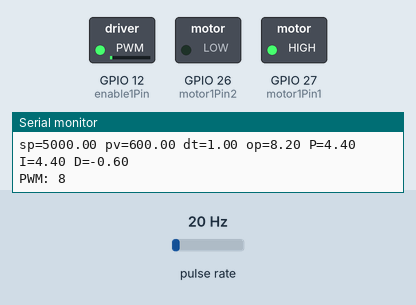
Simulated run of this sketch. Board: ESP32. Shown: switched loads named in the sketch (green lamp = pin HIGH), the last lines printed to the serial monitor. Wiring (inferred from the names in the program): pulse sensor: data GPIO 13. The inputs (shaded band) are chosen by the test bench; at power-on: pulse rate 20 Hz.

Above: at 1.2 s.
1.3 s: pulse rate (sensor on GPIO 13) set to 4 Hz
4.3 s: pulse rate (sensor on GPIO 13) set to 50 Hz
At 16.7 s:
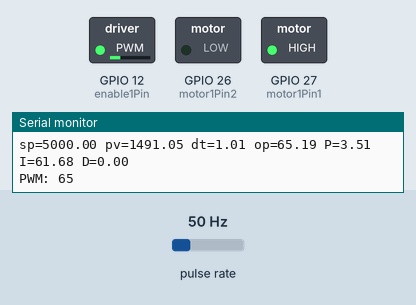
Timing chart, 0 to 18.5 s (numbered marks = the images above; inputs shaded):
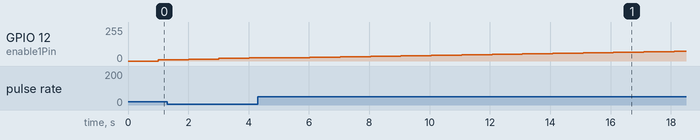

The sketch:

pid_arduino.ino
```cpp
/*
  iMCLab Internet-Based Motor Control Lab
  Kit internet-Based Motor Control Lab (iMCLab), adalah modul
  hardware kendali motor DC umpan balik dengan mikrokontroller
  ESP32, yang terdiri dari motor DC, driver motor, LED, dan
  sensor kecepatan. Kit ini dikembangkan oleh Kampus Bela
  Negara. Keluaran kecepatan motor DC dalam rotasi per menit
  (rpm) disesuaikan untuk mempertahankan setpoint rpm yang
  diinginkan. Kit ini dikembangkan oleh tim kami, sebagai
  salah satu luaran tambahan dari Penelitian Terapan Unggulan
  Perguruan Tinggi (PTUPT) Tahun Kedua.
*/

// constants
const int baud = 115200;       // serial baud rate

int motor1Pin1 = 27;
int motor1Pin2 = 26;
int enable1Pin = 12;

// Setting PWM properties
const int freq = 30000;
const int pwmChannel = 1;
const int resolution = 8;

const byte pin_rpm = 13;
volatile unsigned long rev = 0;        // Changed to unsigned long
unsigned long last_rev_count = 0;      // Track last revolution count
unsigned long last_rpm_time = 0;       // Track last RPM calculation time

float rpm = 0;                         // Current RPM value
float rpm_filtered = 0;                // Filtered RPM value

unsigned long cur_time, old_time;

//float P, I, D, Kc, tauI, tauD;
// ===============================================
// PARAMETER PID AWAL UNTUK TUNING
// ===============================================
float P, I, D;
float Kc = 0.001;  // MULAI DENGAN GAIN YANG SANGAT KECIL
//float tauI = 9999.0; // Nilai besar untuk mematikan Integral
//float tauD = 0.0;    // Nilai 0 untuk mematikan Derivatif
float tauI = 1; // Nilai besar untuk mematikan Integral
float tauD = 1;    // Nilai 0 untuk mematikan Derivatif
// ===============================================

float KP, KI, KD, op0, ophi, oplo, error, dpv;
float sp = 5000,                        // set point
      pv = 0,                          // current RPM
      pv_last = 0,                     // prior RPM
      ierr = 0,                        // integral error
      dt = 0;                          // time between measurements
int op = 0;                            // PID controller output (changed to int for PWM)
unsigned long ts = 0, new_ts = 0;      // timestamp

void IRAM_ATTR isr() {
  rev++;
}

void setup() {
  ts = millis();

  Serial.begin(baud);
  while (!Serial) {
    ; // wait for serial port to connect.
  }

  // sets the pins
  pinMode(motor1Pin1, OUTPUT);
  pinMode(motor1Pin2, OUTPUT);
  pinMode(enable1Pin, OUTPUT);
  pinMode(pin_rpm, INPUT_PULLUP);

  attachInterrupt(digitalPinToInterrupt(pin_rpm), isr, RISING);

  // configure LED PWM functionalitites
  ledcSetup(pwmChannel, freq, resolution);

  // attach the channel to the GPIO to be controlled
  ledcAttachPin(enable1Pin, pwmChannel);

  // Initialize motor direction
  digitalWrite(motor1Pin1, HIGH);
  digitalWrite(motor1Pin2, LOW);

  // testing
  Serial.println("Testing DC Motor...");
  last_rpm_time = millis();
}

void calculateRPM() {
  unsigned long current_time = millis();
  unsigned long time_elapsed = current_time - last_rpm_time;

  if (time_elapsed >= 1000) { // Calculate RPM every second
    noInterrupts(); // Disable interrupts briefly for safe reading
    unsigned long current_rev = rev;
    interrupts(); // Re-enable interrupts

    // Calculate RPM
    int holes = 2; // holes of rotating object
    float rotations = (float)(current_rev - last_rev_count) / holes;
    rpm = (rotations * 60000.0) / time_elapsed; // Convert to RPM

    // Simple low-pass filter for RPM
    rpm_filtered = 0.7 * rpm_filtered + 0.3 * rpm;

    last_rev_count = current_rev;
    last_rpm_time = current_time;

    // Print RPM information
    Serial.print("Time: ");
    Serial.print(time_elapsed);
    Serial.print("ms, Pulses: ");
    Serial.print(current_rev - last_rev_count);
    Serial.print(", RPM: ");
    Serial.print(rpm);
    Serial.print(", Filtered RPM: ");
    Serial.println(rpm_filtered);
  }
}

float pid(float sp, float pv, float pv_last, float& ierr, float dt) {
//  float Kc = 10.0; // K / %Heater
//  float tauI = 3.0; // sec
//  float tauD = 1.0;  // sec

  // PID coefficients
  float KP = Kc;
  float KI = Kc / tauI;
  float KD = Kc * tauD;

  // upper and lower bounds on output (PWM value)
  float ophi = 255;  // Maximum PWM value
  float oplo = 0;    // Minimum PWM value

  // calculate the error
  float error = sp - pv;

  // calculate the integral error
  ierr = ierr + KI * error * dt;

  // calculate the measurement derivative
  float dpv = (pv - pv_last) / dt;

  // calculate the PID output
  float P = KP * error; // proportional contribution
  float I = ierr; // integral contribution
  float D = -KD * dpv; // derivative contribution
  float op = P + I + D;

  // implement anti-reset windup
  if ((op < oplo) || (op > ophi)) {
    ierr = ierr - KI * error * dt;
    // clip output
    op = max(oplo, min(ophi, op));
  }

  Serial.println("sp=" + String(sp) + " pv=" + String(pv) + " dt=" + String(dt) +
                 " op=" + String(op) + " P=" + String(P) + " I=" + String(I) + " D=" + String(D));
  return op;
}

void loop() {
  new_ts = millis();

  // Calculate RPM continuously
  calculateRPM();

  if (new_ts - ts >= 1000) { // Run PID control every second
    //pv = rpm_filtered;   // Use filtered RPM for PID control
    pv = rpm;   // Use RPM for PID control
    dt = (new_ts - ts) / 1000.0;
    ts = new_ts;

    op = pid(sp, pv, pv_last, ierr, dt);

    // Ensure PWM value is within valid range
    // op = constrain(op, 0, 255);
    ledcWrite(pwmChannel, op);

    pv_last = pv;

    Serial.print("PWM: ");
    Serial.println(op);
  }

  delay(10); // Small delay to prevent overwhelming the serial port
}
```
